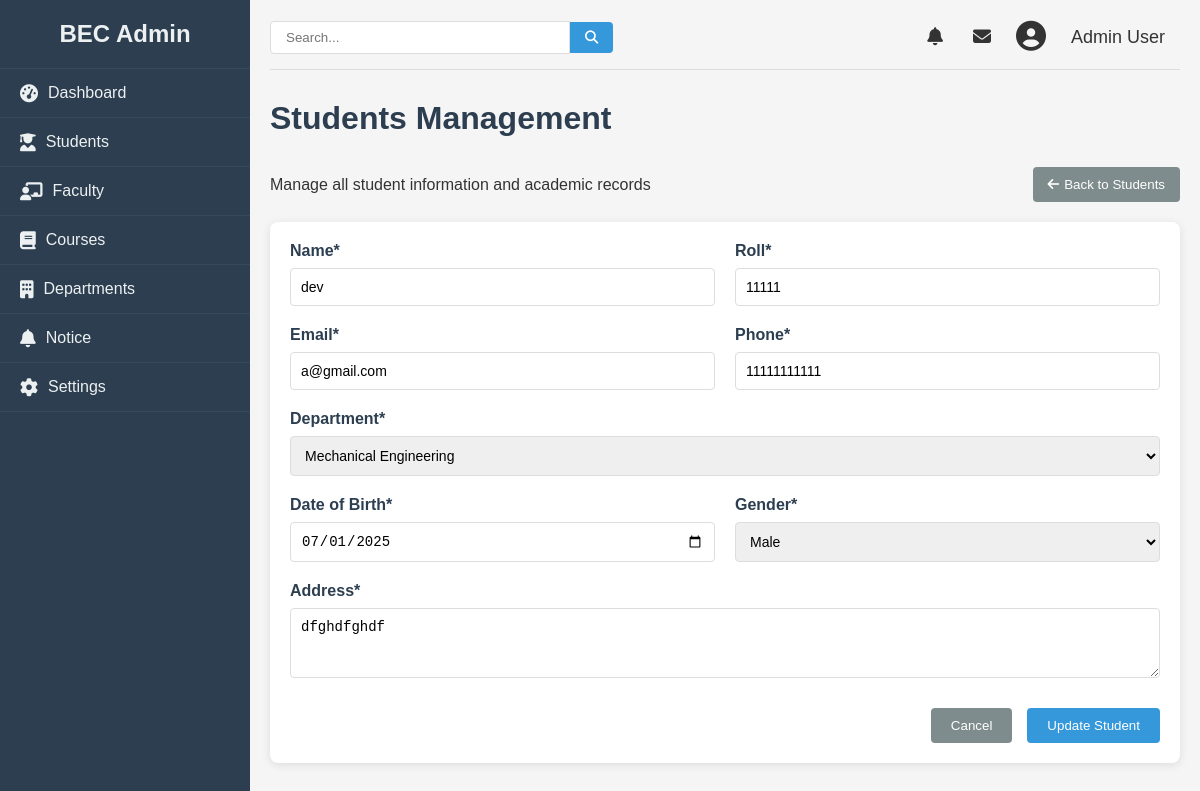
Page /admin/update/student/2 on the earlier database version.
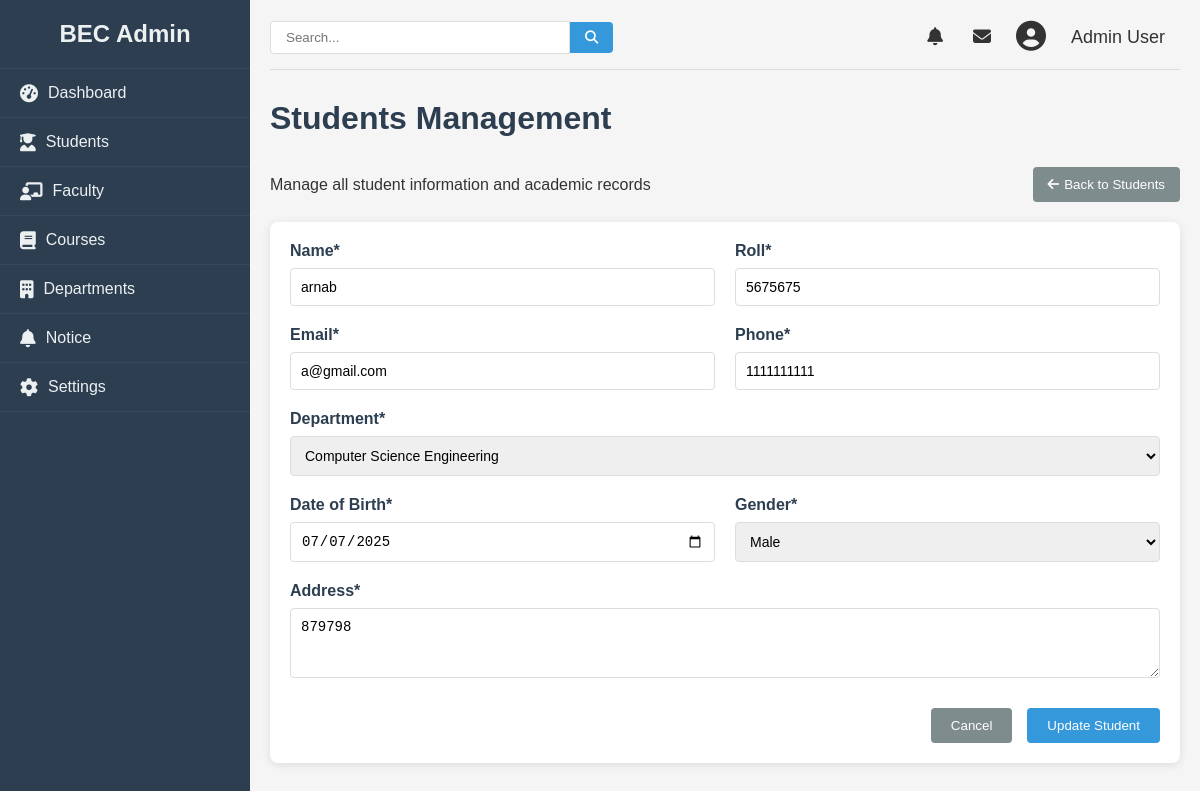
Same page on the later database version.
### college/model.py (models this page shows, shortened)
class Student(db.Model):
    id = db.Column(db.Integer, primary_key=True)
    name = db.Column(db.String(100), nullable=False)
    roll = db.Column(db.Integer, nullable=False)
    email = db.Column(db.String(100), unique=True, nullable=False)
    phone = db.Column(db.Integer, nullable=False)
    semester = db.Column(db.Integer, db.ForeignKey('semester.id'), nullable=False)
    dob = db.Column(db.Date, nullable=False)
    gender = db.Column(db.String, nullable=False)
    department = db.Column(db.String, nullable=False)
    address = db.Column(db.String, nullable=False)

### college/admin/update.py (the view, shortened to what this page needs)
@app.route("/admin/update/student/<id>", methods = ["GET", "POST"])
def updatestdn(id):
    student = Student.query.get(id)
    return render_template("addstudent.html", data= student, allsem = sem, departments= dep)

### college/admin/templates/addstudent.html (shortened to what the changed rows need)
{% from "macro/cmsnav.html" import cmsnav%}
{%extends "admbase.html"%}
{%block head%}
<link rel="stylesheet" href="{{url_for('static', filename='css/styles.css')}}">
<link rel="stylesheet" href="https://cdnjs.cloudflare.com/ajax/libs/font-awesome/6.4.0/css/all.min.css">
{%endblock%}
{%block content%}
<div class="container" w-tid="21">
    {{cmsnav()}}
    <main class="main-content" w-tid="111">
        <div id="dashboard-page" class="content-section" w-tid="139">
            <div class="dashboard" w-tid="141">
                <h1 w-tid="357">Students Management</h1>
                <div class="student-form-container" w-tid="1519">
                    {%if data%}
                    <form id="add-student-form" method="POST" action="/admin/update/student/{{data.id}}" class="student-form"
                        w-tid="1521">
                        {%else%}
                        <form id="add-student-form" method="POST" action="/admin/addstudent" class="student-form"
                        w-tid="1521">
                        {%endif%}
                        <div class="form-row" w-tid="1523">
                            <div class="form-group" w-tid="1525">
                                <label for="new-firstName" w-tid="1527">Name*</label>
                                <input type="text" id="new-firstName" name="name" required="" w-tid="1529"
                                    value="{{data.name}}">
                            </div>
                            <div class="form-group" w-tid="1525">
                                <label for="new-firstName" w-tid="1527">Roll*</label>
                                <input type="text" id="new-firstName" name="roll" minlength='5' maxlength="10" required="" w-tid="1529" value="{{data.roll}}">
                            </div>
                        </div>
                        <div class="form-row" w-tid="1537">
                            <div class="form-group" w-tid="1539">
                                <label for="new-email" w-tid="1541">Email*</label>
                                <input type="email" id="new-email" name="email" required="" w-tid="1543" value="{{data.email}}">
                            </div>
                            <div class="form-group" w-tid="1545">
                                <label for="new-phone" w-tid="1547">Phone*</label>
                                <input type="tel" id="new-phone" minlength="10" maxlength="15" name="phone" required="" w-tid="1549"
                                value="{{data.phone}}">
                            </div>
                        </div>
                        <div class="form-row" w-tid="1551">
                            <div class="form-group" w-tid="1553">
                                <label for="new-department" w-tid="1555">Department*</label>
                                <select id="new-department" name="department" required="" w-tid="1557">
                                    {%for dep in departments%}
                                    <option {%if dep == data.department%}selected{%endif%} value="{{dep}}">{{dep}}</option>
                                    {%endfor%}
                                </select>
                            </div>
                        </div>
                        <div class="form-row" w-tid="1569">
                            <div class="form-group" w-tid="1571">
                                <label for="new-dob" w-tid="1573">Date of Birth*</label>
                                <input type="date" id="new-dob" name="dob" required="" w-tid="1575"
                                value="{{data.dob}}">
                            </div>
                            <div class="form-group" w-tid="1577">
                                <label for="new-gender" w-tid="1579">Gender*</label>
                                <select id="new-gender" name="gender" required="" w-tid="1581">
                                    {%set genders = ['Male', 'Female', 'Other']%}
                                    {%for gender in genders%}
                                    <option value="{{gender}}" {%if gender == data.gender%}selected{%endif%} w-tid="1585">{{gender}}</option>
                                    {%endfor%}
                                </select>
                            </div>
                        </div>
                        <div class="form-row" w-tid="1591">
                            <div class="form-group full-width" w-tid="1593">
                                <label for="new-address" w-tid="1595">Address*</label>
                                <textarea id="new-address" name="address" rows="3" required="" w-tid="1597" >{{data.address}}</textarea>
                            </div>
                        </div>
                    </form>
                </div>
            </div>
        </div>
    </main>
</div>
{%endblock%}

Differences in the rows shown:
changed Student "a@gmail.com": name "dev" → "arnab"; roll "11111" → "5675675"; phone "11111111111" → "1111111111"; department "Mechanical Engineering" → "Computer Science Engineering"; dob "07/01/2025" → "07/07/2025"; address "dfghdfghdf" → "879798"
